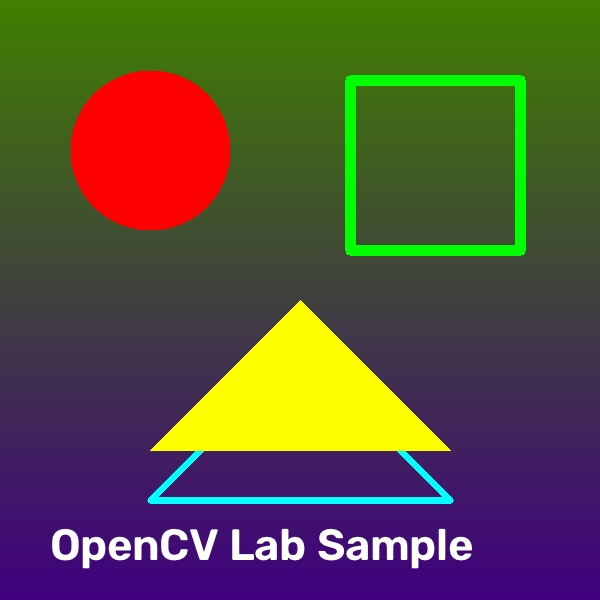
#> input picture Lab Experiments/inputs/sample.jpg, 600 x 600 px
$ python Exp_25_Morphological_Dilation.py
#> lines starting #> are read from the running program, lines starting #| are printed output that depends on the picture
"""
Experiment 25: Morphological operations based on OpenCV using Dilation technique
Description: Perform Dilation with varying structuring elements and display the structural growth.
"""
import cv2
import numpy as np
import os
import sys

def main():
    input_path = os.path.join("inputs", "sample.jpg")
    output_path = os.path.join("outputs", "Exp_25_Dilation.jpg")

    img = cv2.imread(input_path)
#> img is the input picture: shape (600, 600, 3); mean B, G, R 59, 80.9, 87.9
    if img is None:
        print(f"Error: Could not read image from {input_path}")
        return

    kernel = cv2.getStructuringElement(cv2.MORPH_ELLIPSE, (7, 7))
    dilated = cv2.dilate(img, kernel, iterations=2)
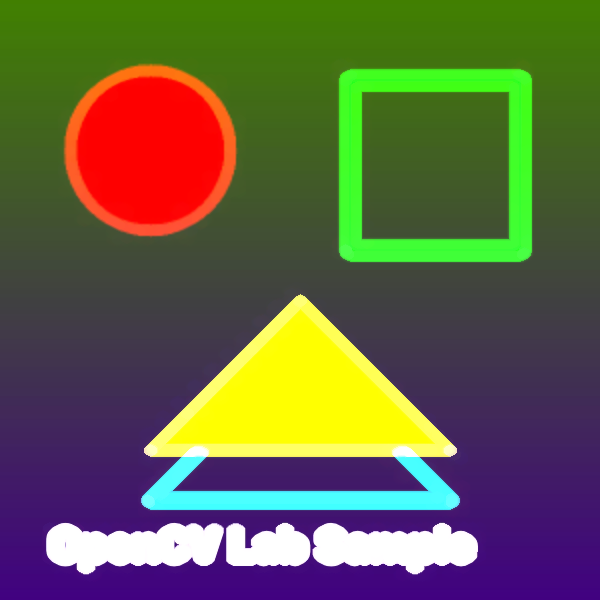
#> dilated: shape (600, 600, 3); mean B, G, R 69, 98.3, 99.6

    # Save output
    os.makedirs("outputs", exist_ok=True)
    cv2.imwrite(output_path, dilated)
    print(f"Dilation morphological result saved to: {output_path}")

    # Display result
    headless = os.environ.get("CV_HEADLESS", "0") == "1" or not sys.stdin.isatty()
    if not headless:
        try:
            cv2.imshow("Original Image", img)
            cv2.imshow("Dilated Image (Kernel Ellipse 7x7, Iter=2)", dilated)
            print("Press any key in the image window to close.")
            cv2.waitKey(0)
            cv2.destroyAllWindows()
        except Exception as e:
            print(f"Display not available: {e}")
    else:
        print("Running in headless mode. Skipping display window.")

if __name__ == "__main__":
    main()
